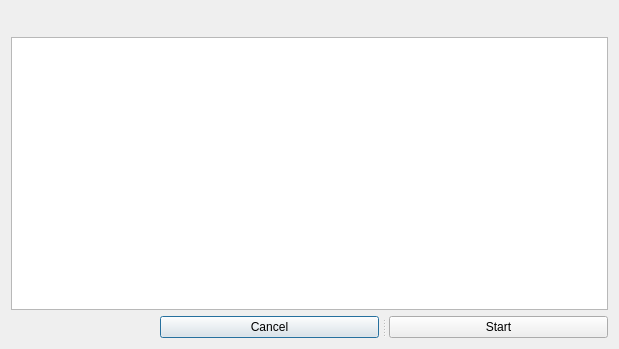
<?xml version="1.0" encoding="UTF-8"?>
<ui version="4.0">
 <class>LoadProgram</class>
 <widget class="QDialog" name="LoadProgram">
  <property name="geometry">
   <rect>
    <x>0</x>
    <y>0</y>
    <width>619</width>
    <height>349</height>
   </rect>
  </property>
  <property name="windowTitle">
   <string>Load Test Program</string>
  </property>
  <layout class="QGridLayout" name="gridLayout">
   <item row="0" column="0">
    <widget class="QLabel" name="pgmNameLabel">
     <property name="text">
      <string/>
     </property>
    </widget>
   </item>
   <item row="0" column="1" colspan="2">
    <spacer name="horizontalSpacer_2">
     <property name="orientation">
      <enum>Qt::Horizontal</enum>
     </property>
     <property name="sizeHint" stdset="0">
      <size>
       <width>488</width>
       <height>20</height>
      </size>
     </property>
    </spacer>
   </item>
   <item row="1" column="0" colspan="3">
    <widget class="QTableView" name="tableView"/>
   </item>
   <item row="2" column="0" colspan="2">
    <spacer name="horizontalSpacer">
     <property name="orientation">
      <enum>Qt::Horizontal</enum>
     </property>
     <property name="sizeHint" stdset="0">
      <size>
       <width>211</width>
       <height>20</height>
      </size>
     </property>
    </spacer>
   </item>
   <item row="2" column="2">
    <widget class="QSplitter" name="splitter">
     <property name="orientation">
      <enum>Qt::Horizontal</enum>
     </property>
     <property name="handleWidth">
      <number>10</number>
     </property>
     <widget class="QPushButton" name="cancelButton">
      <property name="text">
       <string>Cancel</string>
      </property>
     </widget>
     <widget class="QPushButton" name="startButton">
      <property name="text">
       <string>Start</string>
      </property>
     </widget>
    </widget>
   </item>
  </layout>
 </widget>
 <resources/>
 <connections/>
</ui>
